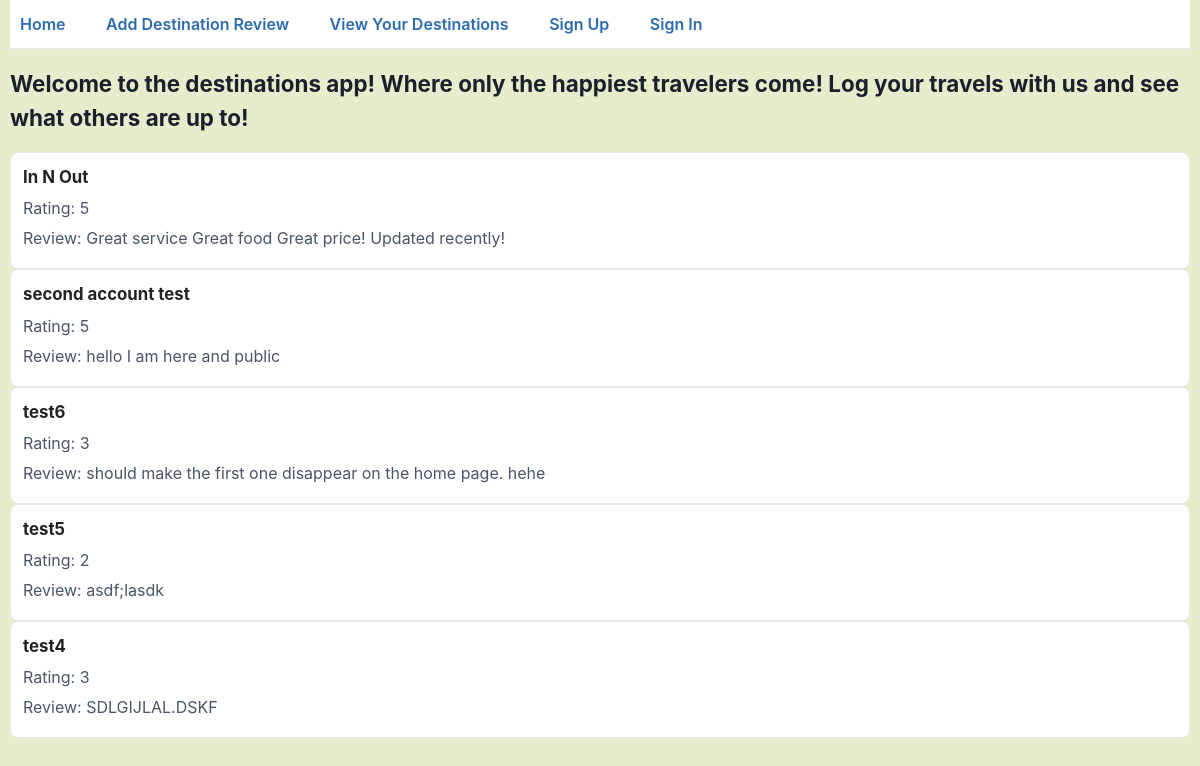
Before: / with the older database file.
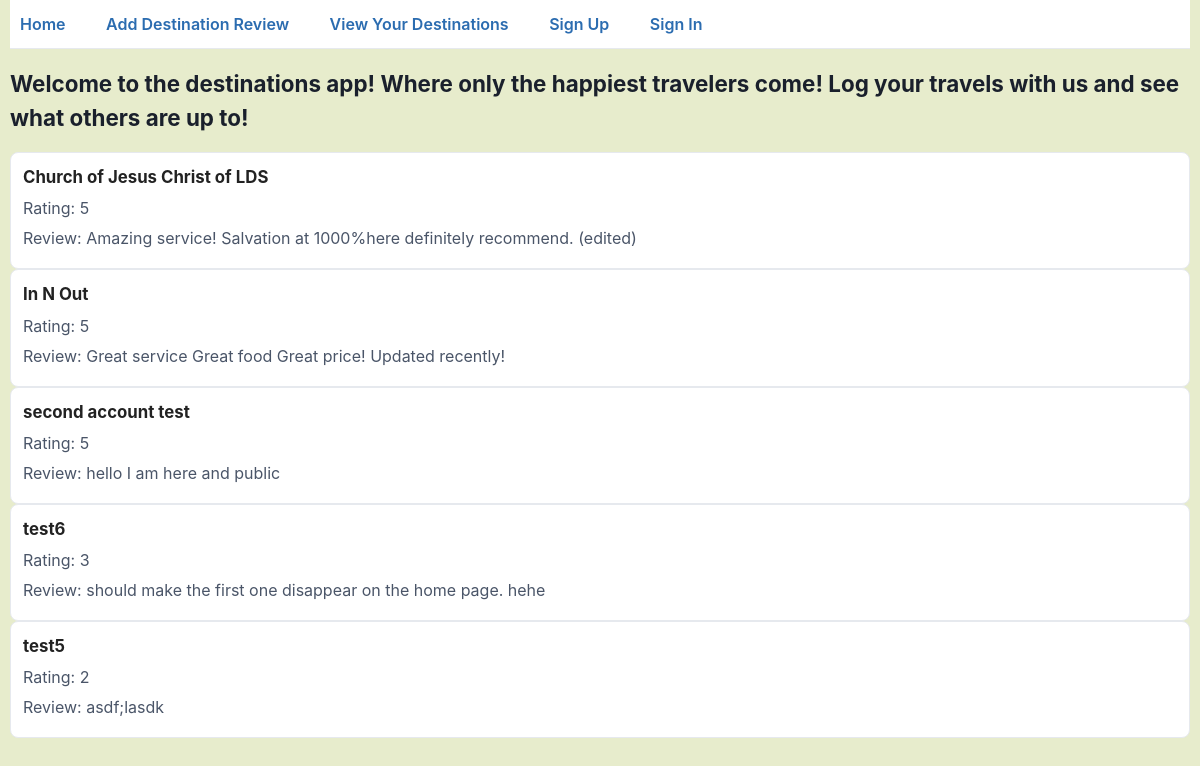
After: the same page with the newer database file.
### core/models.py (models this page shows, shortened)
class Destination(models.Model):
    name = models.CharField(max_length=255)
    review = models.CharField(max_length=1024)  # this is the users review of the destination
    rating = models.IntegerField(choices=[(i, str(i)) for i in range(1, 6)])  # some number 1-5
    user = models.ForeignKey(User, on_delete=models.CASCADE)
    share_publicly = models.BooleanField(default=False)  # allows a user to decide if this destination gets shared with others.

### core/views.py (the view)
# urls.py: path('', views.index, name='/'),
@login_exempt
def index(request):
    user = User.objects.all()
    session = getattr(request, 'current_session', None)
    destinations = Destination.objects.order_by('-id')[:5]
    return render(request, 'destinations/index.html', {'user': user, 'session': session, 'destinations': destinations})

### core/templates/destinations/index.html (shortened to what this page needs)
<!DOCTYPE html>
<html lang="en">
<head>
    {% load static %}
    <link rel="stylesheet" href="{% static 'destinations/styles.css' %}">
</head>
<body>
    <div id="menu">
        <a href="{% url '/' %}">Home</a>
        <a href="{% url 'create_destination' %}">Add Destination Review</a>
        <a href="{% url 'destinations' %}">View Your Destinations</a>
        {% if  not session %}
        <a href="{% url 'create_user' %}">Sign Up</a>
        <a href="{% url 'create_session' %}">Sign In</a>
        {% else %}
        <form method="post" action="{% url 'destroy_session' %}" style="display:inline">
            {% csrf_token %}
            <button type="submit" class="link-like">Sign Out</button>
        </form>
        {% endif %}
    </div>
    <h1>Welcome to the destinations app! Where only the happiest travelers come! Log your travels with us and see what others are up to!</h1>
    <div id="destinations">
        {% for destination in destinations %}
            {% if destination.share_publicly or destination.user == request.current_user %}
            <a class="destination" href="{% url 'edit_destination' destination.id %}">
                <h2>{{ destination.name }}</h2>
                <p>Rating: {{ destination.rating }}</p>
                <p>Review: {{ destination.review }}</p>
            </a>
            {% endif %}
        {% endfor %}
    </div>
</body>
</html>

### core/static/destinations/styles.css (style rules this page uses)
* { box-sizing: border-box; }
html, body { margin: 0; padding: 0; font-family: -apple-system, BlinkMacSystemFont, 'Segoe UI', Roboto, 'Helvetica Neue', Arial; color: #222; background: #e7eccc; line-height: 1.5; padding-left: 5px; padding-right: 5px; }
#menu { background: #ffffff; border-bottom: 1px solid #e6e9ee; padding: 12px 0; }
#menu a, #menu form button.link-like { color: #2b6cb0; text-decoration: none; font-weight: 600; margin-right: 16px; padding: 8px 10px; border-radius: 6px; }
h1 { font-size: 1.4rem; margin: 18px 0; color: #1a202c; }
#destinations { display: flexbox; flex-direction: column; gap: 12px; margin-top: 16px; justify-content: center; align-items: center; }
.destination, .destination:link, .destination:visited { display: block; background: #fff; border: 1px solid #e6e9ee; padding: 12px; border-radius: 8px; color: inherit; text-decoration: none; }
.destination h2 { margin: 0 0 6px 0; font-size: 1.05rem; }
.destination p { margin: 6px 0; color: #4a5568; }

Changed rows visible on the page:
no longer on this page (row unchanged): Destination: name "test4", rating "3", review "SDLGIJLAL.DSKF"
added Destination: name "Church of Jesus Christ of LDS", rating "5", review "Amazing service! Salvation at 1000%here definitely recommend. (edited)"
